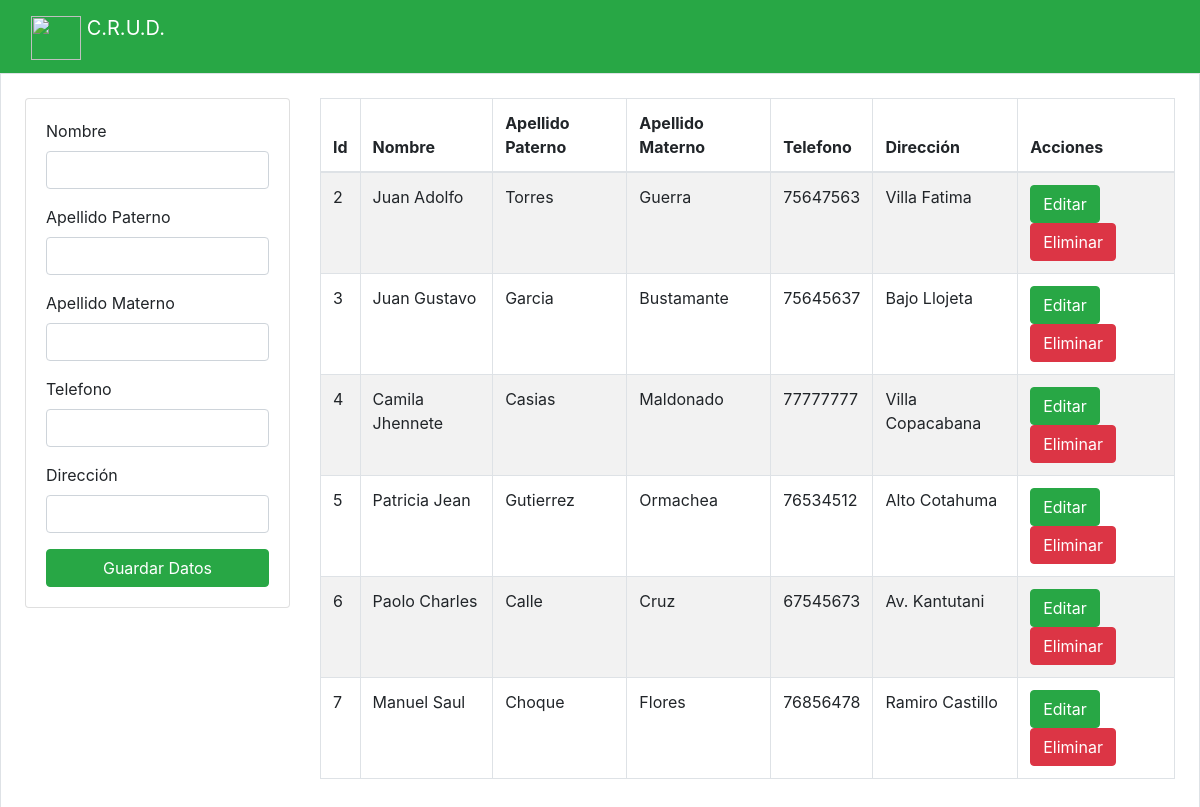
The page / on the database its author committed.
### tables this page shows
CREATE TABLE `persona` (
  `id` int(11) NOT NULL,
  `nombre` varchar(255) NOT NULL,
  `apaterno` varchar(255) NOT NULL,
  `amaterno` varchar(255) NOT NULL,
  `telefono` varchar(255) NOT NULL,
  `direccion` varchar(255) NOT NULL,
  `sexo` varchar(255) NOT NULL,
  `ciudad` varchar(255) NOT NULL
);

### index.php (the view, shortened to what this page needs)
<?php include("data_base.php") ?>
<?php include("includes/cabecera.php") ?>
<div class="container-fluid p-4 border">
    <div class="row">
        <div class="col-md-3">
            <div class="card card-body">
                <form action="crear.php" method="POST">
                    <div class="form-group">
                        <label for="">Nombre</label>
                        <input type="text" name="nombre" class="form-control" placeholder="" autofocus>
                    </div>
                    <div class="form-group">
                        <label for="">Apellido Paterno</label>
                        <input type="text" name="apaterno" class="form-control" placeholder="" autofocus>
                    </div>
                    <div class="form-group">
                        <label for="">Apellido Materno</label>
                        <input type="text" name="amaterno" class="form-control" placeholder="" autofocus>
                    </div>
                    <div class="form-group">
                        <label for="">Telefono</label>
                        <input type="text" name="telefono" class="form-control" placeholder="" autofocus>
                    </div>
                    <div class="form-group">
                        <label for="">Dirección</label>
                        <input type="text" name="direccion" class="form-control" placeholder="" autofocus>
                    </div>
                    <input type="submit" class="btn btn-success btn-block" name="guardar_tarea" value="Guardar Datos">
                </form>
            </div>
        </div>
        <div class="col-md-9">
            <table class="table table-bordered table-striped">
                <thead>
                    <tr>
                        <th>Id</th>
                        <th>Nombre</th>
                        <th>Apellido Paterno</th>
                        <th>Apellido Materno</th>
                        <th>Telefono</th>
                        <th>Dirección</th>
                        <th>Acciones</th>
                    </tr>
                </thead>
                <tbody>
                    <?php
                    $consulta = "SELECT * FROM persona";
                    $resultado = mysqli_query($conexion, $consulta);
                    while ($fila = mysqli_fetch_array($resultado)) { ?>
                        <tr>
                            <td><?php echo $fila['id'] ?></td>
                            <td><?php echo $fila['nombre'] ?></td>
                            <td><?php echo $fila['apaterno'] ?> </td>
                            <td><?php echo $fila['amaterno'] ?> </td>
                            <td><?php echo $fila['telefono'] ?> </td>
                            <td><?php echo $fila['direccion'] ?> </td>
                            <td>
                                <a href="actualizar.php?id=<?php echo $fila['id'] ?>" class="btn btn-success" title="Editar">Editar
                                <a href="eliminar.php?id=<?php echo $fila['id'] ?>" class="btn btn-danger" title="Eliminar">Eliminar
                            </td>
                        </tr>
                    <?php } ?>
                </tbody>
            </table>
        </div>
    </div>
</div>
<?php include("includes/footer.php") ?>

### includes/cabecera.php (shortened to what this page needs)
<!DOCTYPE html>
<html lang="en">
<head>
    <link rel="stylesheet" href="https://cdn.jsdelivr.net/npm/bootstrap@4.2.1/dist/css/bootstrap.min.css">
    <link rel="stylesheet" href="https://use.fontawesome.com/releases/v5.6.3/css/all.css">
</head>
<body>
    <nav class="navbar navbar-dark bg-success">
        <div class="container-fluid">
            <a class="navbar-brand" href="index.php">
                <img src="https://i0.wp.com/evilnapsis.com/wp-content/uploads/2015/06/php_y_mysql-500x270.png?fit=500%2C270&ssl=1&resize=350%2C200"
                alt="" width="50" height="44" class="d-inline-block align-text-top">
                C.R.U.D.
            </a>
        </div>
    </nav>

### includes/footer.php (shortened to what this page needs)
</body>
</html>

### rows shown on the page
persona: id "2", nombre "Juan Adolfo", apaterno "Torres", amaterno "Guerra", telefono "75647563", direccion "Villa Fatima"
persona: id "3", nombre "Juan Gustavo", apaterno "Garcia", amaterno "Bustamante", telefono "75645637", direccion "Bajo Llojeta"
persona: id "4", nombre "Camila Jhennete", apaterno "Casias", amaterno "Maldonado", telefono "77777777", direccion "Villa Copacabana"
persona: id "5", nombre "Patricia Jean", apaterno "Gutierrez", amaterno "Ormachea", telefono "76534512", direccion "Alto Cotahuma"
persona: id "6", nombre "Paolo Charles", apaterno "Calle", amaterno "Cruz", telefono "67545673", direccion "Av. Kantutani"
persona: id "7", nombre "Manuel Saul", apaterno "Choque", amaterno "Flores", telefono "76856478", direccion "Ramiro Castillo"
